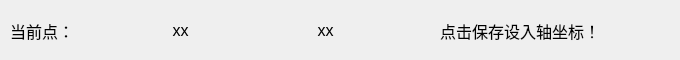
   <widget class="QWidget" name="page_2">
    <widget class="QLabel" name="label_47">
     <property name="geometry">
      <rect>
       <x>440</x>
       <y>10</y>
       <width>231</width>
       <height>41</height>
      </rect>
     </property>
     <property name="font">
      <font>
       <pointsize>12</pointsize>
      </font>
     </property>
     <property name="text">
      <string>点击保存设入轴坐标！</string>
     </property>
    </widget>
    <widget class="QLabel" name="label_curPoint">
     <property name="geometry">
      <rect>
       <x>150</x>
       <y>10</y>
       <width>61</width>
       <height>41</height>
      </rect>
     </property>
     <property name="font">
      <font>
       <pointsize>12</pointsize>
      </font>
     </property>
     <property name="text">
      <string>xx</string>
     </property>
     <property name="alignment">
      <set>Qt::AlignCenter</set>
     </property>
    </widget>
    <widget class="QLabel" name="label_48">
     <property name="geometry">
      <rect>
       <x>10</x>
       <y>10</y>
       <width>131</width>
       <height>41</height>
      </rect>
     </property>
     <property name="font">
      <font>
       <pointsize>12</pointsize>
      </font>
     </property>
     <property name="text">
      <string>当前点：</string>
     </property>
    </widget>
    <widget class="QLabel" name="label_curPointName">
     <property name="geometry">
      <rect>
       <x>230</x>
       <y>10</y>
       <width>191</width>
       <height>41</height>
      </rect>
     </property>
     <property name="font">
      <font>
       <pointsize>12</pointsize>
      </font>
     </property>
     <property name="text">
      <string>xx</string>
     </property>
     <property name="alignment">
      <set>Qt::AlignCenter</set>
     </property>
    </widget>
   </widget>
